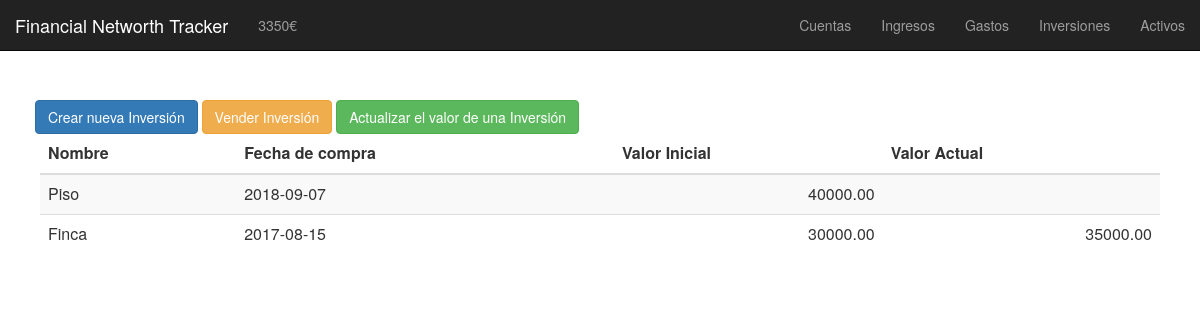
/inversiones.php, run on the app's committed database.
### tables this page shows
CREATE TABLE inversiones (
	id INT PRIMARY KEY AUTO_INCREMENT,
    nombre VARCHAR(30),
    valor_inicial DECIMAL(8,2),
    valor_actual DECIMAL(8,2),
    valor_venta DECIMAL(8,2),
    fecha_compra DATE,
    fecha_valor_actual DATE,
    fecha_venta DATE,
    vendida BOOLEAN
);

### modals/vender_inversion.php (the view, shortened to what this page needs)
<button type="button" class="btn btn-warning separar" data-toggle="modal" data-target="#modal_vender">
  Vender Inversión
</button>

### functions/inversiones/mostrar_inversiones.php
<table class="table table-striped">
    <thead>
    <tr>
        <th>Nombre</th>
        <th>Fecha de compra</th>
        <th>Valor Inicial</th>
        <th>Valor Actual</th>
    </tr>
    </thead>
<?php
$res = mysql_query("SELECT * FROM inversiones WHERE vendida LIKE 0 ORDER BY nombre DESC")
or die(mysql_error());
while($row = mysql_fetch_array( $res )) {?>
    <tr>
        <td><?php echo $row['nombre'];?></td>
        <td><?php echo $row['fecha_compra'];?></td>
        <td style="text-align:right;"><?php echo $row['valor_inicial'];?></td>
        <td style="text-align:right;"><?php echo $row['valor_actual'];?></td>
    </tr>
<?php } ?>
</table>

### css/inversiones.css (style rules this page uses)
body { margin-top: 100px; margin-left: 35px; margin-right: 35px; }

### data on the page
inversiones: nombre "Piso", fecha_compra "2018-09-07", valor_inicial "40000.00"
inversiones: nombre "Finca", fecha_compra "2017-08-15", valor_inicial "30000.00", valor_actual "35000.00"

### other printed values
$patrimonio "3350"
